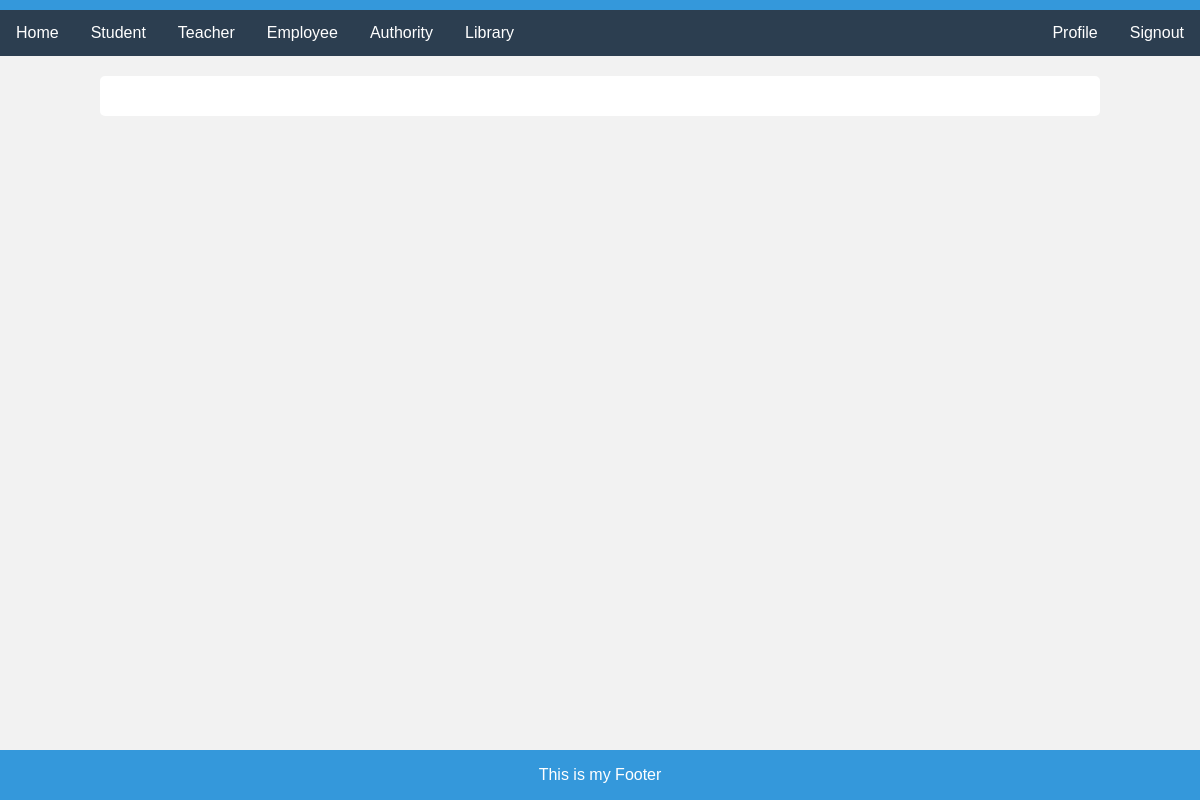
Page /editLibrary/7 on the earlier database version.
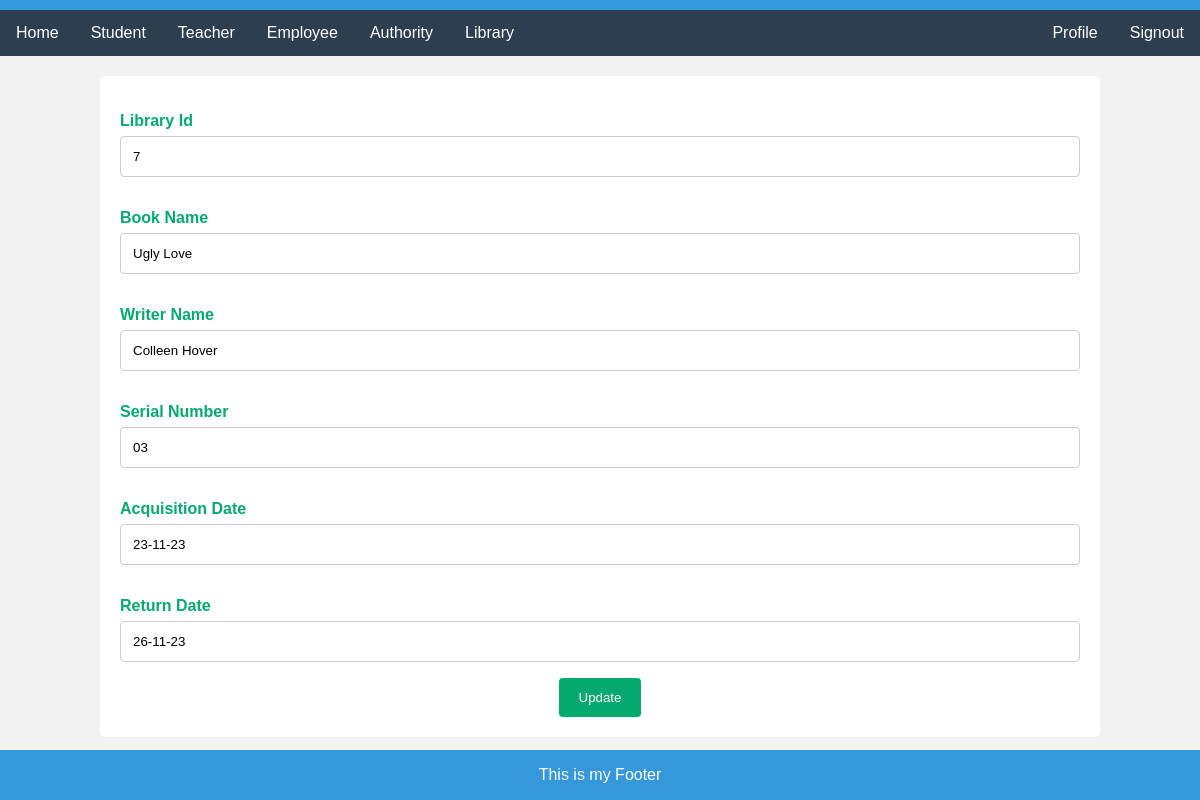
Same page on the later database version.
### myApp/models.py (models this page shows, shortened)
class Library(models.Model):
    Book_Name=models.CharField(max_length=100, null=True)
    Writer_Name=models.CharField(max_length=100, null=True)
    Serial_No=models.CharField(max_length=100, null=True)
    Acquisition_Date=models.CharField(max_length=100, null=True)
    Return_Date=models.CharField(max_length=100, null=True)

### myProject/views.py (the view)
# urls.py: path('editLibrary/<str:myid>',editLibrary, name="editLibrary"),
def editLibrary(request, myid):
    library=Library.objects.filter(id=myid)
    context={
        "library":library,
    }
    return render(request, "editLibrary.html", context)

### template/editLibrary.html (shortened to what this page needs)
{%extends "home.html"%}
{%block content%}
<div class="container">
    <form action="{% url 'updatelibrary'%}" method='post'>
        {% for i in library %}
    <form>
      <label for="fname">Library Id</label>
      <input type="text" id="fname" value="{{i.id}}" name="libraryid" placeholder="Book Id..">
      <label for="fname">Book Name</label>
      <input type="text" id="fname" value="{{i.Book_Name}}" name="b_name" placeholder="Book Name..">
      <label for="lastname">Writer Name</label>
      <input type="text" id="lastname" value="{{i.Writer_Name}}" name="w_name" placeholder="Writer name..">
      <label for="Mobile">Serial Number</label>
      <input type="text" id="lname" value="{{i.Serial_No}}" name="Serial_No" placeholder="Serial Number..">
      <label for="email">Acquisition Date</label>
      <input type="text" id="email" value="{{i.Acquisition_Date}}" name="Acquisition_Date" placeholder="Acquisition Date..">
      <label for="age">Return Date</label>
      <input type="text" id="age" value="{{i.Return_Date}}" name="Return_Date" placeholder="Return Date..">
      <input type="submit" value="Update">
      {% endfor %}
    </form>
  </div>
{%endblock%}

Differences in the rows shown:
added Library: libraryid "7", b_name "Ugly Love", w_name "Colleen Hover", Serial_No "03", Acquisition_Date "23-11-23", Return_Date "26-11-23"
